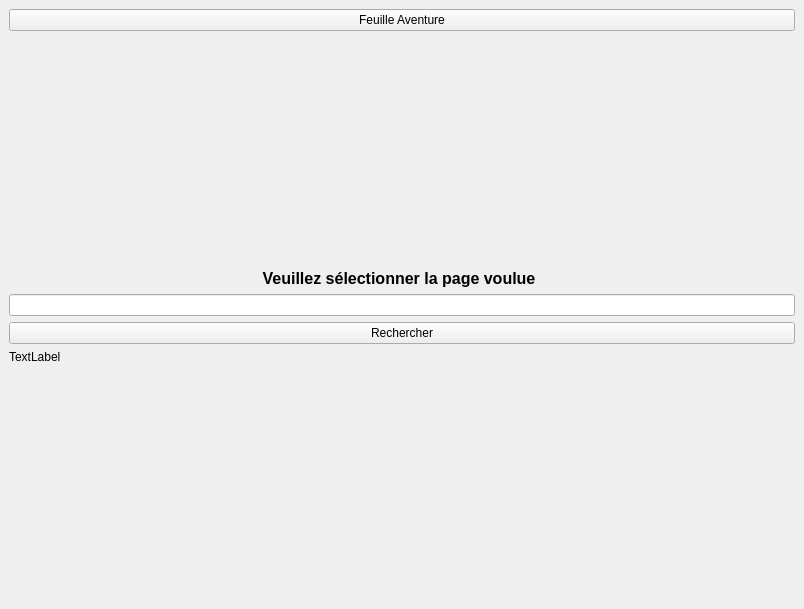
<?xml version="1.0" encoding="UTF-8"?>
<ui version="4.0">
 <class>MainWindow</class>
 <widget class="QMainWindow" name="MainWindow">
  <property name="geometry">
   <rect>
    <x>0</x>
    <y>0</y>
    <width>804</width>
    <height>609</height>
   </rect>
  </property>
  <property name="windowTitle">
   <string>MainWindow</string>
  </property>
  <widget class="QWidget" name="centralwidget">
   <layout class="QVBoxLayout" name="verticalLayout_2">
    <item>
     <layout class="QVBoxLayout" name="verticalLayout">
      <item>
       <widget class="QPushButton" name="ButtonAllerPageFeuilleAventure">
        <property name="text">
         <string>Feuille Aventure</string>
        </property>
       </widget>
      </item>
      <item>
       <widget class="QLabel" name="labelInstructionPage">
        <property name="enabled">
         <bool>true</bool>
        </property>
        <property name="maximumSize">
         <size>
          <width>780</width>
          <height>256</height>
         </size>
        </property>
        <property name="font">
         <font>
          <pointsize>12</pointsize>
          <weight>75</weight>
          <bold>true</bold>
         </font>
        </property>
        <property name="layoutDirection">
         <enum>Qt::LeftToRight</enum>
        </property>
        <property name="autoFillBackground">
         <bool>false</bool>
        </property>
        <property name="text">
         <string>Veuillez sélectionner la page voulue</string>
        </property>
        <property name="textFormat">
         <enum>Qt::AutoText</enum>
        </property>
        <property name="scaledContents">
         <bool>false</bool>
        </property>
        <property name="alignment">
         <set>Qt::AlignBottom|Qt::AlignHCenter</set>
        </property>
        <property name="margin">
         <number>0</number>
        </property>
        <property name="indent">
         <number>-1</number>
        </property>
       </widget>
      </item>
      <item>
       <widget class="QLineEdit" name="lineEditChapitreVoulu"/>
      </item>
      <item>
       <widget class="QPushButton" name="ButtonChangerChapitre">
        <property name="text">
         <string>Rechercher</string>
        </property>
       </widget>
      </item>
      <item>
       <widget class="QLabel" name="labelChapitre">
        <property name="text">
         <string>TextLabel</string>
        </property>
        <property name="alignment">
         <set>Qt::AlignLeading|Qt::AlignLeft|Qt::AlignTop</set>
        </property>
       </widget>
      </item>
     </layout>
    </item>
   </layout>
  </widget>
 </widget>
 <resources/>
 <connections/>
</ui>
